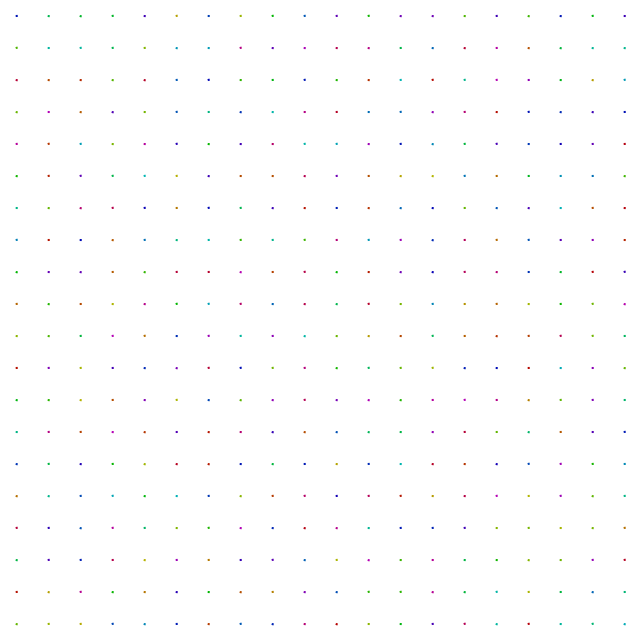
Frame 1 (no input)
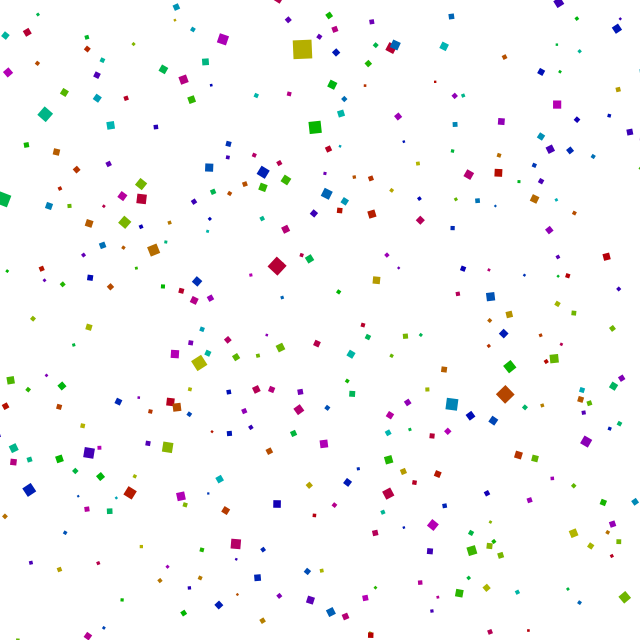
Frame 60 (the mouse pressed at the canvas centre just before this capture)
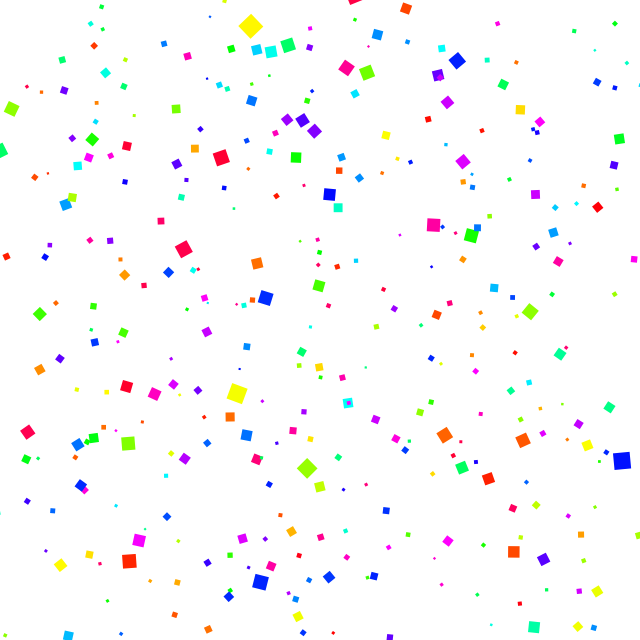
Frame 120 (the mouse held since frame 60 and released just before this capture)

The Processing sketch that drew these frames (run headless with seeded random() and noise(); from frame 60 on, the mouse is pressed at the canvas centre):

// Processing sketch: processing_132721
// ── processing_132721.pde

ArrayList<Body> bodies = new ArrayList<Body>();
boolean goHome = true;
float wanderWeight = 0;
float seperateWeight = 2;
float seekWeight = 3;
float gridSize;

void setup() {
  size(640, 640);
  noiseSeed(500);
  colorMode(HSB);
  rectMode(CENTER);
  gridSize = width / 20;

  for (float x = gridSize/2; x < width; x += gridSize) {
    for (float y = gridSize/2; y < height; y += gridSize) {
      Body b = new Body(x, y, gridSize * .5);
      bodies.add(b);
    }
  }
}

void draw() {
  background(255);
  wanderWeight = noise(frameCount/200)*2;
  for (int i = bodies.size() - 1; i >= 0; i--) {
    Body b = bodies.get(i);
    b.run();
  }

  if (mousePressed) { 
    goHome = false;
  }
  else { 
    goHome = true;
  }
}

class Body {
  PVector location, velocity, acceleration, initialLocation;
  PVector wanderVector, seekVector, obstacleVector, hsb;
  float r, maxforce, maxspeed, initialR;
  float wandertheta = 0;
  color c;


  Body(float x, float y, float _r) {
    r = _r;
    initialR = _r;
    location = new PVector(x, y);
    initialLocation = new PVector(x, y);
    maxspeed = 5;//random(1, 2);
    maxforce = .5;//.1;
    acceleration = new PVector(0, 0);
    velocity = new PVector(0, 0);
    hsb = new PVector(random(255), 255, 0);
    c = color(0);
  }

  void update() {

    velocity.add(acceleration);
    velocity.limit(maxspeed);
    location.add(velocity);
    //borders();
    acceleration.mult(0);
    float d = location.dist(initialLocation);
    float d2 = location.dist(new PVector(mouseX, mouseY));
    r = map(d, 0, width/2, 2, initialR*2);
    //r = map(wanderWeight, 0, 2, 1, initialR);
    
    hsb.z = map(wanderWeight, 0, 2, 0, 255);
    c = color(hsb.x, hsb.y, hsb.z);
  }

  void display() {
    pushMatrix();
    translate(location.x, location.y);
    if (velocity.mag() > .01) {
      rotate(velocity.heading2D());
    }
    noStroke();
    fill(c);
    rect(0, 0, r, r);

    popMatrix();
  }

  void run() {
    applyBehaviors();
    update();
    display();
  }

  void applyForce(PVector force) {
    // We could add mass here if we want A = F / M
    acceleration.add(force);
  }

  void applyBehaviors() {

    wanderVector = wander();
    wanderVector.mult(wanderWeight);
    applyForce(wanderVector);

    PVector sep = separate();
    sep.mult(seperateWeight);
    applyForce(sep);

    if (goHome) {
      arrive(initialLocation);
      //wanderWeight = 0;
    } 
    else {
      arrive(initialLocation);
      wanderWeight = map(mouseX, 0, width, 0, 5);
    }
  }

  PVector steer(PVector desired) {
    desired.normalize();
    desired.mult(maxspeed);
    PVector steerV = PVector.sub(desired, velocity);
    steerV.limit(maxforce);
    return steerV;
  }


  PVector seekFarthest() {
    float longestDistance = 0;
    Body target = bodies.get(0);
    for (Body b : bodies) {
      if (b != this) {
        float d = location.dist(b.location);
        if (d > longestDistance) { 
          longestDistance = d;
          target = b;
        }
      }
    }
    return seek(target.location);
  }

  PVector seek(PVector target) {
    PVector desired = PVector.sub(target, location);
    return steer(desired);
  }

  void arrive(PVector target) {
    PVector desired = PVector.sub(target, location);  // A vector pointing from the location to the target
    float d = desired.mag();
    // Scale with arbitrary damping within 100 pixels
    if (d < 100) {
      float m = map(d, 0, 100, 0, maxspeed);
      desired.mult(m);
    } 
    else {
      desired.mult(maxspeed);
    }

    // Steering = Desired minus Velocity
    PVector steer = PVector.sub(desired, velocity);
    steer.limit(maxforce);  // Limit to maximum steering force
    applyForce(steer);
  }

  PVector wander() {
    float wanderR = 30;         // Radius for our "wander circle"
    float wanderD = 80;         // Distance for our "wander circle"
    float change = 0.3;
    wandertheta += random(-change, change); // Randomly change wander theta

    // Now we have to calculate the new location to steer towards on the wander circle
    PVector circleloc = velocity.get();    // Start with velocity
    circleloc.normalize();                 // Normalize to get heading
    circleloc.mult(wanderD);               // Multiply by distance
    circleloc.add(location);               // Make it relative to boid's location
    float h = velocity.heading2D();        // We need to know the heading to offset wandertheta

    PVector circleOffSet = new PVector(wanderR * cos(wandertheta + h), wanderR * sin(wandertheta + h));
    PVector target = PVector.add(circleloc, circleOffSet);
    return seek(target);
  }

  // Separation
  // Method checks for nearby boids and steers away
  PVector separate () {
    float desiredseparation = 25.0f;
    PVector steerV = new PVector(0, 0, 0);
    int count = 0;
    // For every boid in the system, check if it's too close
    for (Body other : bodies) {
      float d = PVector.dist(location, other.location);
      // If the distance is greater than 0 and less than an arbitrary amount (0 when you are yourself)
      if ((d > 0) && (d < desiredseparation)) {
        // Calculate vector pointing away from neighbor
        PVector diff = PVector.sub(location, other.location);
        diff.normalize();
        diff.div(d);        // Weight by distance
        steerV.add(diff);
        count++;            // Keep track of how many
      }
    }
    // Average -- divide by how many
    if (count > 0) {
      steerV.div((float)count);
    }

    // As long as the vector is greater than 0
    if (steerV.mag() > 0) {
      // Implement Reynolds: Steering = Desired - Velocity
      steerV.normalize();
      steerV.mult(maxspeed);
      steerV.sub(velocity);
      steerV.limit(maxforce);
    }
    return steerV;
  }

  void borders() {
    if (location.x < -r) location.x = width+r;
    if (location.y < -r) location.y = height+r;
    if (location.x > width+r) location.x = -r;
    if (location.y > height+r) location.y = -r;
  }
}
